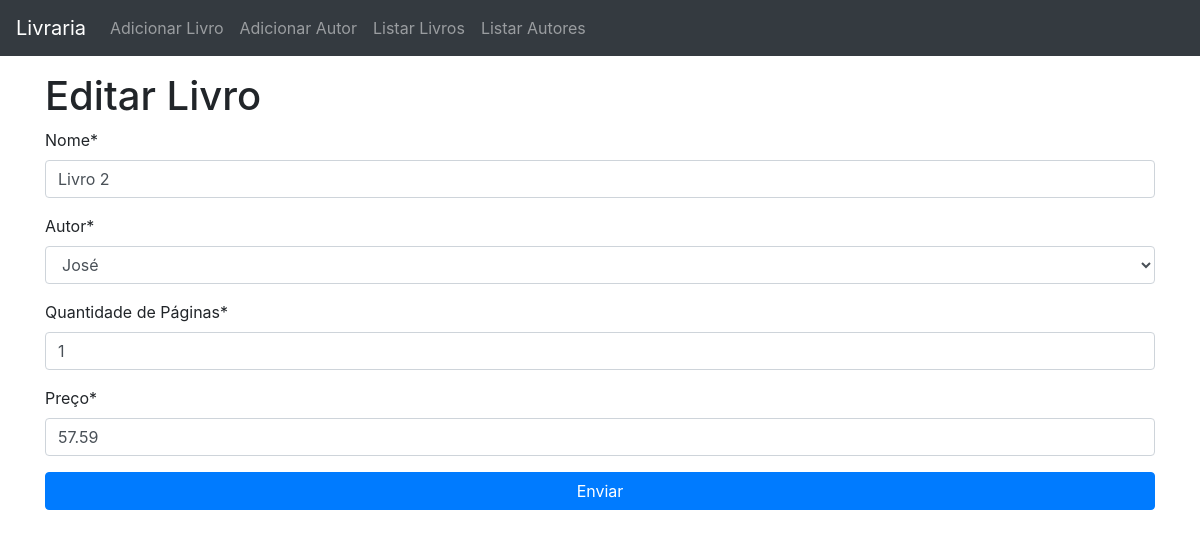
/livros_edit/2, run on the app's committed database.
### livros/models.py (models this page shows, shortened)
class Livro(models.Model):
    nome = models.CharField(max_length=50, unique=True)
    autor = models.ForeignKey(Autor, on_delete=models.CASCADE)
    quantidade_paginas = PositiveIntegerRangeField('Quantidade de Páginas', min_value=1, default=1)
    preco = models.DecimalField('Preço', max_digits=7, decimal_places=2)
    data_inclusao = models.DateField(auto_now_add=True)
    class Meta:
        ordering = ('nome',)

class Autor(models.Model):
    nome = models.CharField(max_length=100, unique=True)
    class Meta:
        ordering = ('nome',)
    def __str__(self):
        return self.nome

### livros/views.py (the view)
# urls.py: path('livros_edit/<int:id>', livros_edit),
def livros_edit(request, id):
    template_name = 'livros/livros_edit.html'
    livro = get_object_or_404(Livro, id=id)
    form = LivroForm(request.POST or None, instance=livro)
    context = {'form':form}
    if form.is_valid():
        obj = form.save()
        obj.save()
        return redirect('livros_list')
    return render(request, template_name, context)

### livros/forms.py
class LivroForm(forms.ModelForm):
    class Meta:
        model = Livro
        fields = ['nome', 'autor', 'quantidade_paginas', 'preco']
        widget = {
            'nome': forms.TextInput(attrs={'placeholder':'Informe o nome do livro'}),
            'autor': forms.TextInput(attrs={'placeholder':'Informe o nome do autor'}),
            'quantidade_paginas': forms.TextInput(attrs={'placeholder':'Informe a quantidade de páginas'}),
            'preco': forms.Textarea(attrs={'placeholder':'Informe o preço'})
        }

### templates/livros/livros_edit.html
{% extends 'base.html' %}
{% load crispy_forms_tags%}
{% block content %}
    <div class="container">
        <h1>Editar Livro</h1>
        <form action="" method="POST">{% csrf_token %}
            {{ form | crispy }}
            <input type="submit" class="btn btn-block btn-primary" value="Enviar">
        </form>
    </div>
{% endblock content %}

### data on the page
Livro: nome "Livro 2", autor "José", quantidade_paginas "1", preco "57.59"
